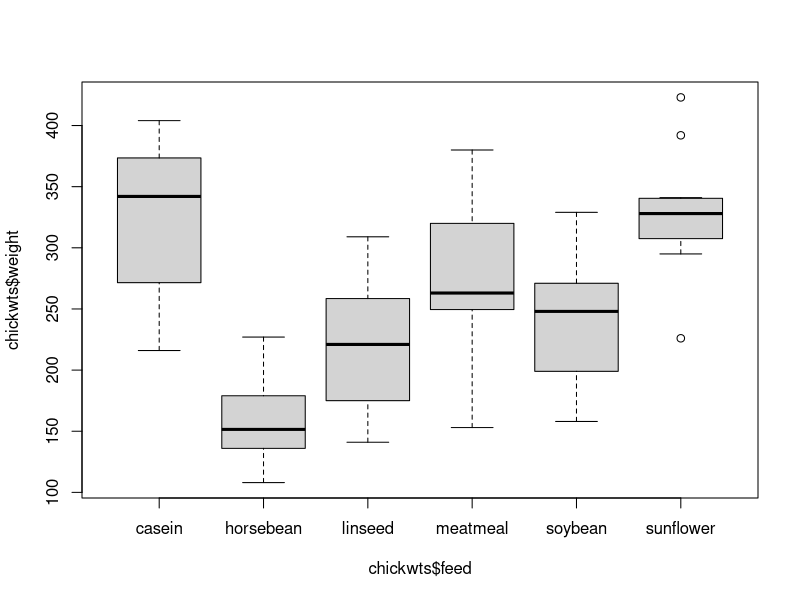
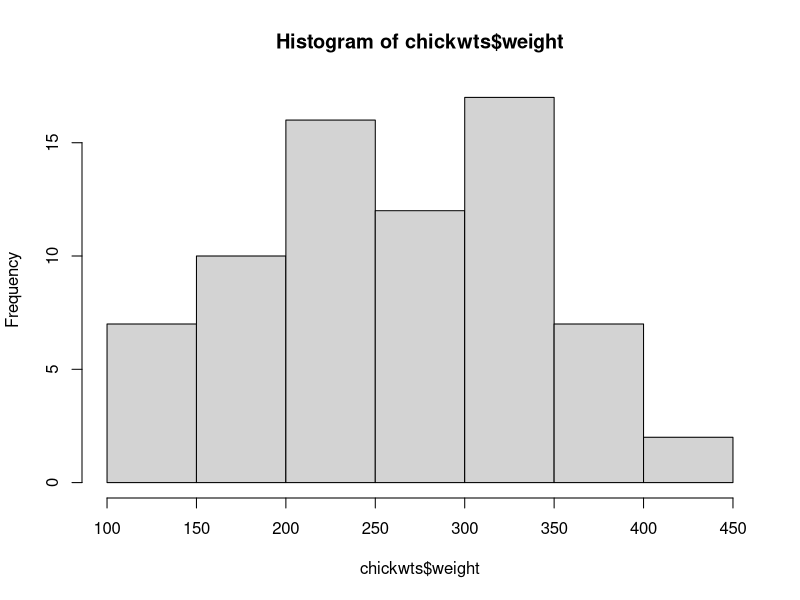
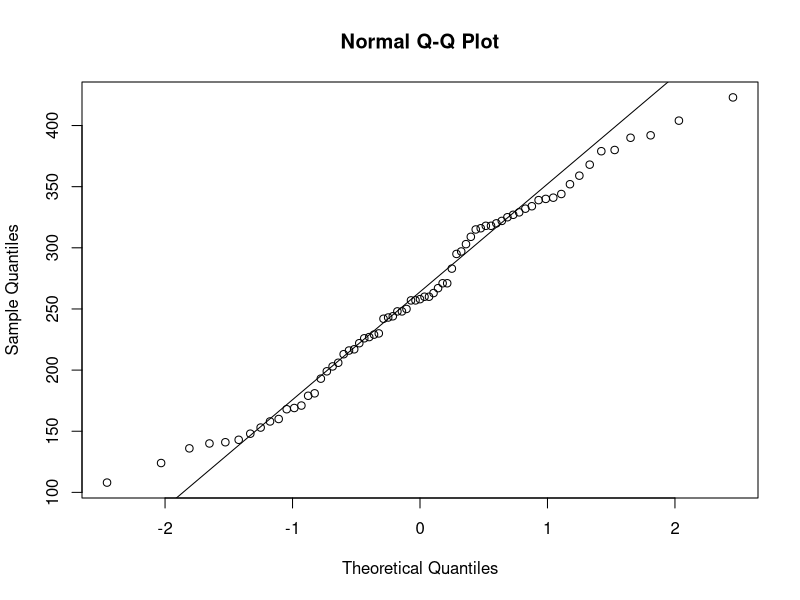
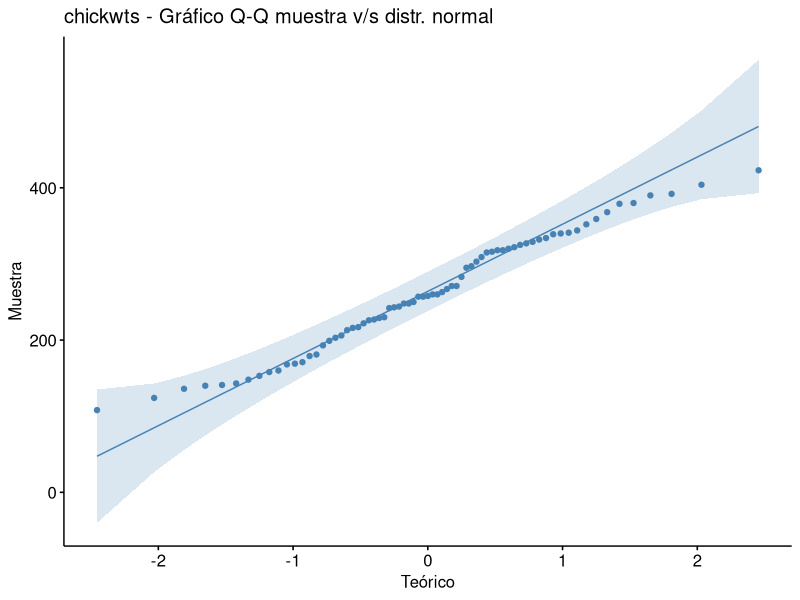
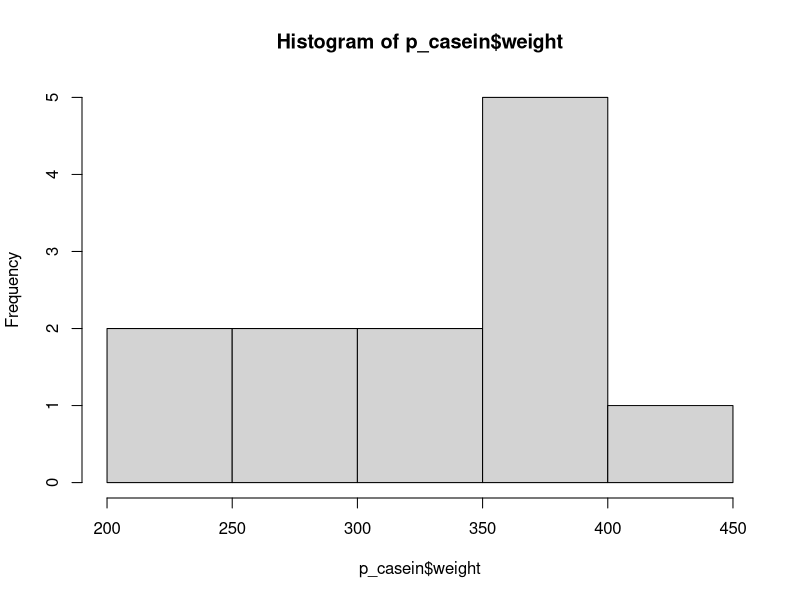
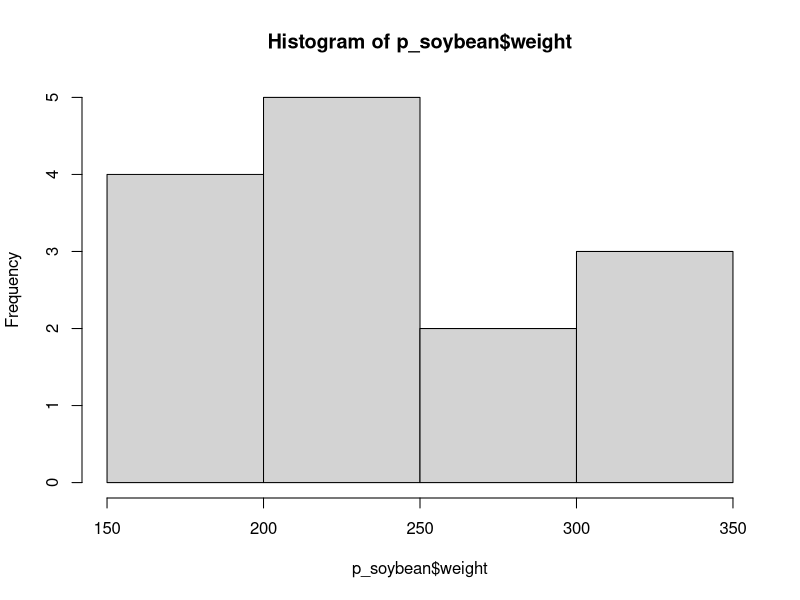
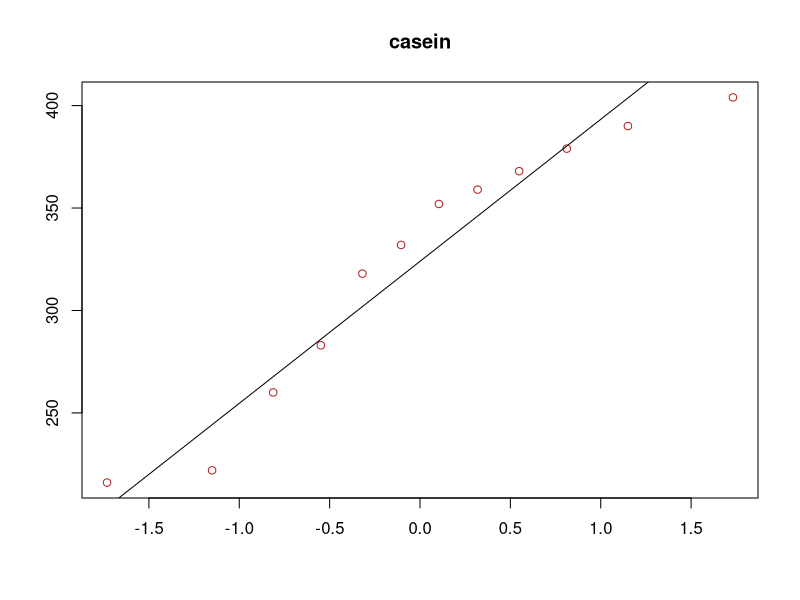
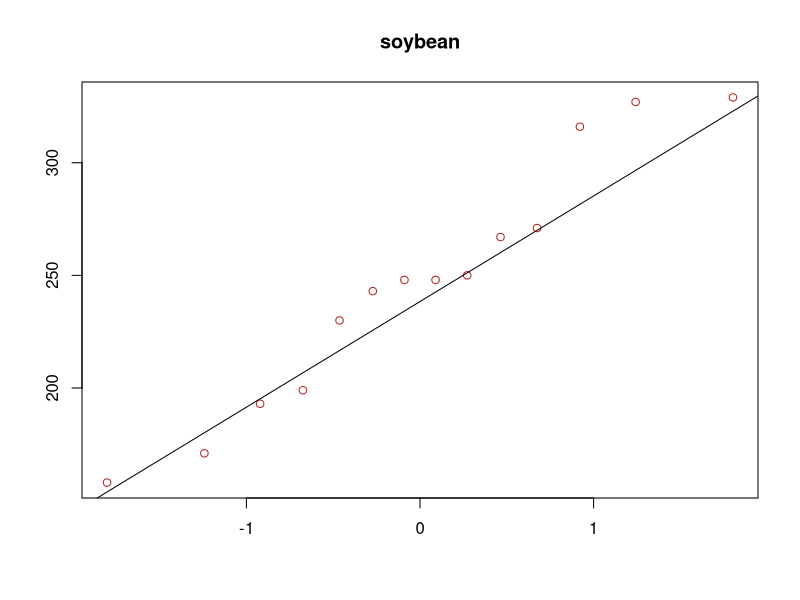

The R source for these figures, in order:
# Pregunta 3
# La avicultura de carne es un negocio muy lucrativo, y cualquier método que ayude al rápido crecimiento de
# los pollitos es beneficioso, tanto para las avícolas como para los consumidores. En el paquete datasets
# de R están los datos (chickwts) de un experimento hecho para medir la efectividad de varios
# suplementos alimenticios en la tasa de crecimiento de las aves. Pollitos recién nacidos se separaron
# aleatoriamente en 6 grupos, y a cada grupo se le dio un suplemento distinto. Para productores de la 6ta
# región, es especialmente importante saber si existe diferencia en la efectividad entre el suplemento
# basado en caseína (casein) y el basado en soya (soybean).
library(ggpubr)

data("chickwts")
summary(chickwts)
by(chickwts$weight, chickwts$feed, mean)

plot(chickwts$weight~chickwts$feed)

hist(chickwts$weight)
     
qqnorm(chickwts$weight)
qqline(chickwts$weight)
g0 <- ggqqplot(chickwts, x = "weight", color = "steelblue",
         xlab = "Teórico", ylab = "Muestra",
         title = "chickwts - Gráfico Q-Q muestra v/s distr. normal"
)
print(g0)


# Comprobamos la normalidad de los datos, usando la prueba de normalidad de Shapiro-Wilk
sha_chick<- shapiro.test(chickwts$weight)
print(sha_chick)

if(sha_chick$p > 0.05){
  print("chikens: Normal")
} else{
  print("chikens: No Normal")
}
# Los p valores son mayores que 0.05 por lo que los datos siguen una distribución normal



# Filtramos los datos segun el interes del estudio, en este caso casein y soybean
p_casein <- subset(chickwts, chickwts$feed == "casein")
p_soybean <- subset(chickwts, chickwts$feed == "soybean")

hist(p_casein$weight)
hist(p_soybean$weight)

qqnorm(p_casein$weight, xlab = "", ylab = "",
       main = "casein", col = "firebrick")
qqline(p_casein$weight)

qqnorm(p_soybean$weight, xlab = "", ylab = "",
       main = "soybean", col = "firebrick")
qqline(p_soybean$weight)

g1 <- ggqqplot(p_casein, x = "weight", color = "steelblue",
         xlab = "Teórico", ylab = "Muestra",
         title = "Casein - Gráfico Q-Q muestra v/s distr. normal"
        )

g2 <- ggqqplot(p_soybean, x = "weight", color = "steelblue",
         xlab = "Teórico", ylab = "Muestra",
         title = "Soybean - Gráfico Q-Q muestra v/s distr. normal"
)

print(g1)
print(g2)

# Comprobamos la normalidad de los datos, usando la prueba de normalidad de Shapiro-Wilk

sha_cas <- shapiro.test(p_casein$weight)
sha_soy <- shapiro.test(p_soybean$weight)
print(sha_cas)
print(sha_soy)

if(sha_cas$p > 0.05){
  print("Casein: Normal")
} else{
  print("Casein: No Normal")
}

if(sha_soy$p > 0.05){
  print("soybean: Normal")
} else{
  print("soybean: No Normal")
}
# Los p valores son mayores que 0.05 por lo que los datos siguen una distribución normal



# Aplicamos la prueba t para dos muestras independientes
# Hipotesis nula: no hay diferencia en las medias de los pesos de los pollitos al usar casein vs usar soybean
# Hipotesis alternativa: Si hay diferencia en las medias de los pesos de los pollitos
# Valor de significancia alfa = 0.01

alfa <- 0.01
testT <- t.test(x = p_casein$weight,
                y = p_soybean$weight,
                paired = FALSE,
                alternative = "two.sided",
                mu = 0,
                conf.level = 1 - alfa
               )

print(testT)

# Vemos que existen diferencias en las medias, por lo que se rechaza la hipotesis nula
# a favor de la hipotesis alternativa, es decir hay diferencia en las medias de los pesos de los pollitos 
# al usar Casein vs Soybean



diferencia <- mean(p_casein$weight) - mean(p_soybean$weight)
cat("La diferencia de medias es =", diferencia, "\n")






